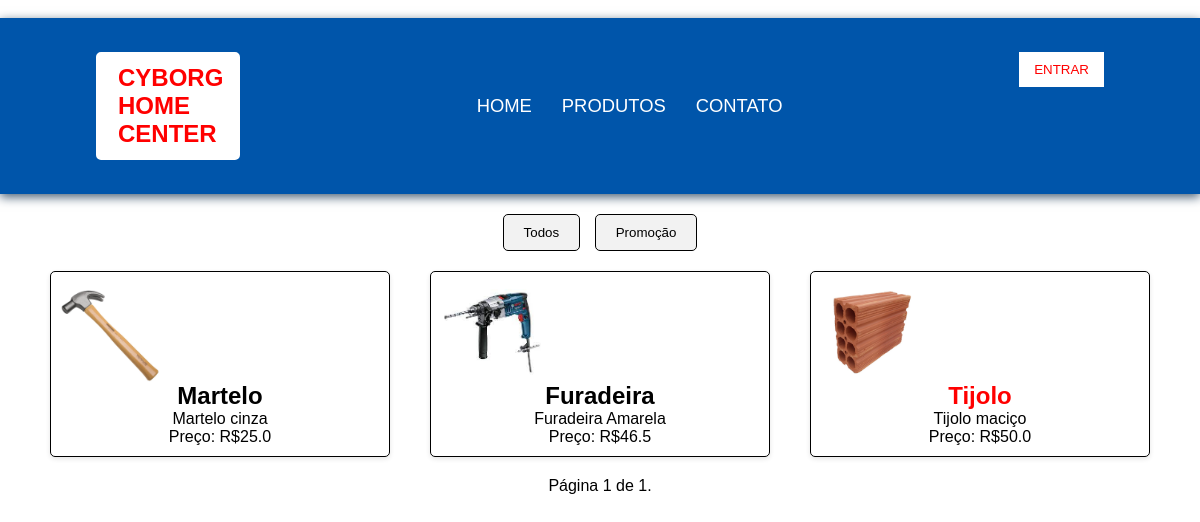
Page /produtos/ on the earlier database version.
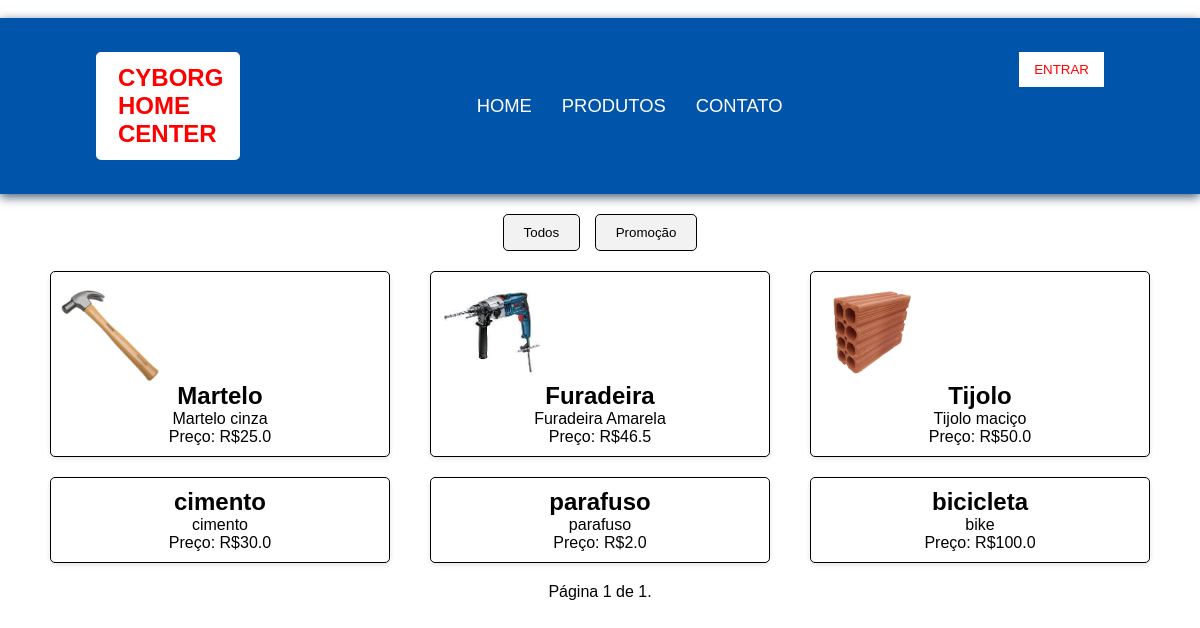
Same page on the later database version.
### cyborg/models.py (models this page shows, shortened)
class Products(models.Model):
    image = models.ImageField(upload_to='products/%Y/%m/%d/', blank=True)
    name = models.CharField(max_length=55)
    description = models.CharField(max_length=255)
    price = models.FloatField()
    off = models.BooleanField(default=False)
    class Meta:
        verbose_name = 'Product'

### cyborg/views.py (the view)
# urls.py: path("produtos/", views.produtos, name='produtos'),
def produtos(request):
    product_list = Products.objects.all()
    paginator = Paginator(product_list, 10)  # Mostra 10 produtos por página
    page_number = request.GET.get('page')
    products_paginator = paginator.get_page(page_number)
    return render (request,"cyborg/pages/products.html", {
        'products_paginator': products_paginator,
    })

### cyborg/templates/cyborg/pages/products.html (shortened to what this page needs)
{% extends "cyborg/base.html" %}
{% load static %}
{% block extra_head %}
    <link rel="stylesheet" href="{% static 'cyborg/css/products.css' %}">
{% endblock extra_head %}
{% block content %}
<div class="filters">
  <button class="filter-button" onclick="filterProducts('all')">Todos</button>
  <button class="filter-button" onclick="filterProducts('PROMOÇÃO')">Promoção</button>
<div class="container">
  {% for product in products_paginator  %}
    <div class="product
    " data-category="PROMOÇÃO">
    <img src="
    {% if product.image %}
    {{ product.image.url }}
    {% endif %}
    "alt="">
    <h2 class="
    {% if product.off %}
    offer
    {% endif %}
    ">{{ product.name }}</h2>
    <p>{{ product.description }}</p>
    <p>Preço: R${{ product.price }}</p>
  </div>
  {% endfor %}
</div>
<div class="pagination">
    <span class="step-links">
        <span class="current">
            Página {{ products_paginator.number }} de {{ products_paginator.paginator.num_pages }}.
        </span>
    </span>
</div>
{% endblock content %}

Differences in the rows shown:
changed Products "Tijolo": off True → False (drawn)
added Products: name "cimento", description "cimento", price "30.0"
added Products: name "parafuso", description "parafuso", price "2.0"
added Products: name "bicicleta", description "bike", price "100.0"
